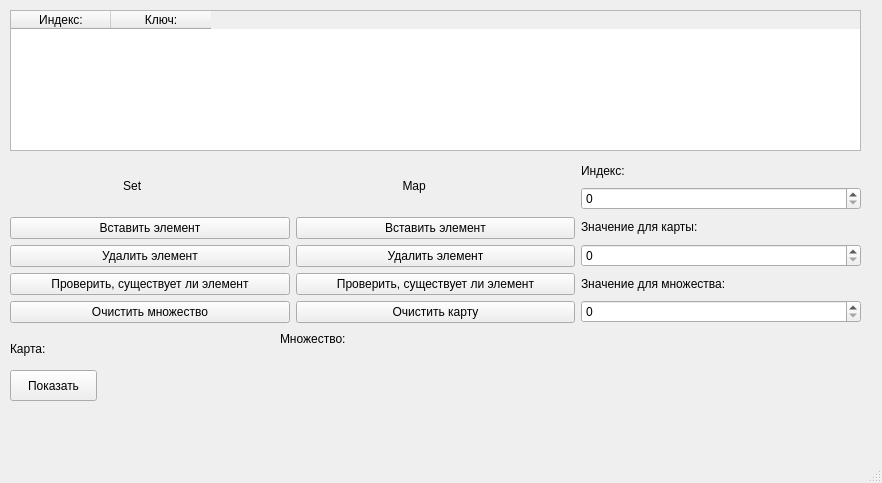
<?xml version="1.0" encoding="UTF-8"?>
<ui version="4.0">
 <class>MainWindow</class>
 <widget class="QMainWindow" name="MainWindow">
  <property name="geometry">
   <rect>
    <x>0</x>
    <y>0</y>
    <width>882</width>
    <height>483</height>
   </rect>
  </property>
  <property name="windowTitle">
   <string>MainWindow</string>
  </property>
  <widget class="QWidget" name="centralwidget">
   <widget class="QTableWidget" name="mapTable">
    <property name="geometry">
     <rect>
      <x>10</x>
      <y>10</y>
      <width>851</width>
      <height>141</height>
     </rect>
    </property>
    <column>
     <property name="text">
      <string>Индекс:</string>
     </property>
    </column>
    <column>
     <property name="text">
      <string>Ключ:</string>
     </property>
    </column>
   </widget>
   <widget class="QWidget" name="verticalLayoutWidget_2">
    <property name="geometry">
     <rect>
      <x>280</x>
      <y>330</y>
      <width>581</width>
      <height>88</height>
     </rect>
    </property>
    <layout class="QVBoxLayout" name="verticalLayout_2">
     <item>
      <widget class="QLabel" name="label_6">
       <property name="text">
        <string>Множество:</string>
       </property>
      </widget>
     </item>
     <item>
      <widget class="QLabel" name="setLabel">
       <property name="text">
        <string/>
       </property>
      </widget>
     </item>
     <item>
      <widget class="QLabel" name="setResLabel">
       <property name="text">
        <string/>
       </property>
      </widget>
     </item>
     <item>
      <widget class="QLabel" name="mapResLabel">
       <property name="text">
        <string/>
       </property>
      </widget>
     </item>
    </layout>
   </widget>
   <widget class="QLabel" name="label_7">
    <property name="geometry">
     <rect>
      <x>10</x>
      <y>340</y>
      <width>211</width>
      <height>18</height>
     </rect>
    </property>
    <property name="text">
     <string>Карта:</string>
    </property>
   </widget>
   <widget class="QPushButton" name="pushButton">
    <property name="geometry">
     <rect>
      <x>10</x>
      <y>370</y>
      <width>87</width>
      <height>31</height>
     </rect>
    </property>
    <property name="text">
     <string>Показать</string>
    </property>
   </widget>
   <widget class="QLabel" name="label_8">
    <property name="geometry">
     <rect>
      <x>110</x>
      <y>370</y>
      <width>251</width>
      <height>41</height>
     </rect>
    </property>
    <property name="text">
     <string/>
    </property>
   </widget>
   <widget class="QWidget" name="">
    <property name="geometry">
     <rect>
      <x>10</x>
      <y>160</y>
      <width>851</width>
      <height>163</height>
     </rect>
    </property>
    <layout class="QHBoxLayout" name="horizontalLayout">
     <item>
      <layout class="QVBoxLayout" name="verticalLayout_3">
       <item>
        <widget class="QLabel" name="label_3">
         <property name="text">
          <string>                                  Set</string>
         </property>
        </widget>
       </item>
       <item>
        <widget class="QPushButton" name="setInsertButton">
         <property name="text">
          <string>Вставить элемент</string>
         </property>
        </widget>
       </item>
       <item>
        <widget class="QPushButton" name="setRemoveButton">
         <property name="text">
          <string>Удалить элемент</string>
         </property>
        </widget>
       </item>
       <item>
        <widget class="QPushButton" name="setContainsButton">
         <property name="text">
          <string>Проверить, существует ли элемент</string>
         </property>
        </widget>
       </item>
       <item>
        <widget class="QPushButton" name="setClearButton">
         <property name="text">
          <string>Очистить множество</string>
         </property>
        </widget>
       </item>
      </layout>
     </item>
     <item>
      <layout class="QVBoxLayout" name="verticalLayout">
       <item>
        <widget class="QLabel" name="label_4">
         <property name="text">
          <string>                                Map</string>
         </property>
        </widget>
       </item>
       <item>
        <widget class="QPushButton" name="mapInsertButton">
         <property name="text">
          <string>Вставить элемент</string>
         </property>
        </widget>
       </item>
       <item>
        <widget class="QPushButton" name="mapRemoveButton">
         <property name="text">
          <string>Удалить элемент</string>
         </property>
        </widget>
       </item>
       <item>
        <widget class="QPushButton" name="mapContainsButton">
         <property name="text">
          <string>Проверить, существует ли элемент</string>
         </property>
        </widget>
       </item>
       <item>
        <widget class="QPushButton" name="mapClearButton">
         <property name="text">
          <string>Очистить карту</string>
         </property>
        </widget>
       </item>
      </layout>
     </item>
     <item>
      <layout class="QVBoxLayout" name="verticalLayout_4">
       <item>
        <widget class="QLabel" name="label">
         <property name="text">
          <string>Индекс:</string>
         </property>
        </widget>
       </item>
       <item>
        <widget class="QSpinBox" name="keySpinBox"/>
       </item>
       <item>
        <widget class="QLabel" name="label_2">
         <property name="text">
          <string>Значение для карты:</string>
         </property>
        </widget>
       </item>
       <item>
        <widget class="QSpinBox" name="valSpinBox"/>
       </item>
       <item>
        <widget class="QLabel" name="label_5">
         <property name="text">
          <string>Значение для множества:</string>
         </property>
        </widget>
       </item>
       <item>
        <widget class="QSpinBox" name="setValSpinBox"/>
       </item>
      </layout>
     </item>
    </layout>
   </widget>
  </widget>
  <widget class="QMenuBar" name="menubar">
   <property name="geometry">
    <rect>
     <x>0</x>
     <y>0</y>
     <width>882</width>
     <height>22</height>
    </rect>
   </property>
  </widget>
  <widget class="QStatusBar" name="statusbar"/>
 </widget>
 <resources/>
 <connections/>
</ui>
